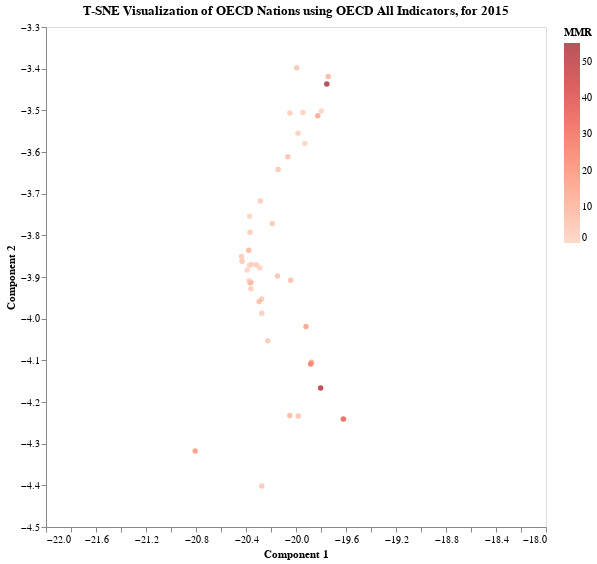

Here is the notebook cell this chart was saved with:
### Code cell
# T-SNE visualization with two components
params["method"] = "T-SNE"
params["scale"] = {"x": [-22, -18], "y": [-4.5, -3.3]}
viz_reduction(add_info_to_reduced(X_tsne, df), params)

### Figure 1 — Vega-Lite specification as saved in the notebook (floating-point values rounded to 4 significant figures)
{"config": {"view": {"continuousWidth": 300, "continuousHeight": 300}, "axis": {"grid": false}}, "data": {"name": "data-cb5489574527b978769e306d73808746"}, "mark": {"type": "circle"}, "encoding": {"color": {"field": "MMR", "scale": {"scheme": "reds"}, "type": "quantitative"}, "tooltip": [{"field": "Country", "type": "nominal"}], "x": {"field": "0", "scale": {"domain": [-22, -18]}, "title": "Component 1", "type": "quantitative"}, "y": {"field": "1", "scale": {"domain": [-4.5, -3.3]}, "title": "Component 2", "type": "quantitative"}}, "height": 500, "title": "T-SNE Visualization of OECD Nations using OECD All Indicators, for 2015", "width": 500, "$schema": "https://vega.github.io/schema/vega-lite/v5.15.1.json", "datasets": {"data-cb5489574527b978769e306d73808746": [{"0": -20.36, "1": -3.928, "MMR": 2.6, "Country": "AUS"}, {"0": -20.19, "1": -3.771, "MMR": 4.7, "Country": "AUT"}, {"0": -20.32, "1": -3.871, "MMR": 3.3, "Country": "BEL"}, {"0": -20.37, "1": -3.914, "MMR": 7.1, "Country": "CAN"}, {"0": -20.36, "1": -3.913, "MMR": 6.9, "Country": "CHE"}, {"0": -19.92, "1": -4.019, "MMR": 15.5, "Country": "CHL"}, {"0": -19.8, "1": -4.167, "MMR": 53.7, "Country": "COL"}, {"0": -19.88, "1": -4.109, "MMR": 27.8, "Country": "CRI"}, {"0": -20.07, "1": -3.611, "MMR": 6.3, "Country": "CZE"}, {"0": -20.37, "1": -3.792, "MMR": 3.3, "Country": "DEU"}, {"0": -20.37, "1": -3.754, "MMR": 0.0, "Country": "DNK"}, {"0": -20.27, "1": -3.953, "MMR": 3.6, "Country": "ESP"}, {"0": -19.93, "1": -3.58, "MMR": 0.0, "Country": "EST"}, {"0": -20.28, "1": -3.718, "MMR": 3.6, "Country": "FIN"}, {"0": -20.29, "1": -3.959, "MMR": 7.6, "Country": "FRA"}, {"0": -20.43, "1": -3.862, "MMR": 4.5, "Country": "GBR"}, {"0": -20.15, "1": -3.897, "MMR": 5.4, "Country": "GRC"}, {"0": -20.05, "1": -3.506, "MMR": 2.7, "Country": "HRV"}, {"0": -19.99, "1": -3.398, "MMR": 5.5, "Country": "HUN"}, {"0": -20.36, "1": -3.87, "MMR": 1.5, "Country": "IRL"}, {"0": -20.39, "1": -3.883, "MMR": 0.0, "Country": "ISL"}, {"0": -20.23, "1": -4.053, "MMR": 3.9, "Country": "ISR"}, {"0": -20.27, "1": -3.987, "MMR": 3.4, "Country": "ITA"}, {"0": -20.27, "1": -4.401, "MMR": 4.4, "Country": "JPN"}, {"0": -20.05, "1": -4.232, "MMR": 8.7, "Country": "KOR"}, {"0": -19.74, "1": -3.419, "MMR": 9.5, "Country": "LTU"}, {"0": -20.29, "1": -3.879, "MMR": 0.0, "Country": "LUX"}, {"0": -19.75, "1": -3.437, "MMR": 55.2, "Country": "LVA"}, {"0": -19.62, "1": -4.241, "MMR": 35.0, "Country": "MEX"}, {"0": -19.8, "1": -3.501, "MMR": 0.0, "Country": "MLT"}, {"0": -20.44, "1": -3.851, "MMR": 3.5, "Country": "NLD"}, {"0": -20.37, "1": -3.872, "MMR": 0.0, "Country": "NOR"}, {"0": -20.38, "1": -3.836, "MMR": 9.7, "Country": "NZL"}, {"0": -19.98, "1": -3.555, "MMR": 1.6, "Country": "POL"}, {"0": -20.04, "1": -3.908, "MMR": 7.0, "Country": "PRT"}, {"0": -19.83, "1": -3.513, "MMR": 13.4, "Country": "ROU"}, {"0": -19.98, "1": -4.234, "MMR": 6.0, "Country": "SGP"}, {"0": -19.94, "1": -3.505, "MMR": 1.8, "Country": "SVK"}, {"0": -20.14, "1": -3.642, "MMR": 5.0, "Country": "SVN"}, {"0": -20.37, "1": -3.909, "MMR": 1.7, "Country": "SWE"}, {"0": -19.88, "1": -4.104, "MMR": 14.6, "Country": "TUR"}, {"0": -20.81, "1": -4.318, "MMR": 18.0, "Country": "USA"}]}}
